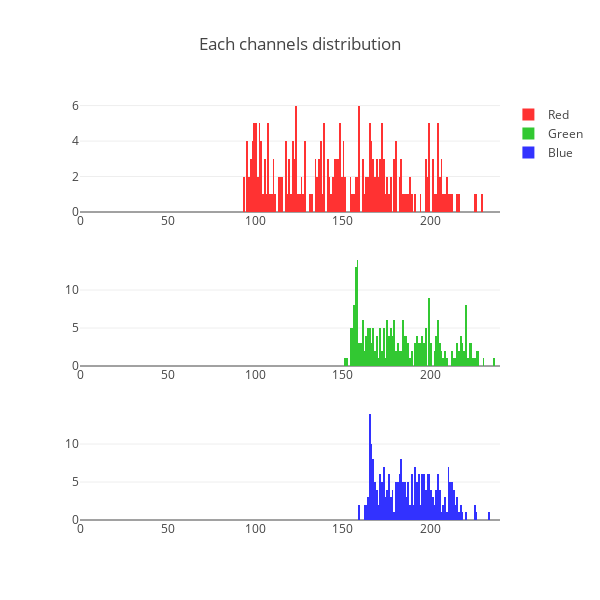

Source (notebook cell):
### Code cell
utils_visu.plot_channels_hist(orig)

### Figure 1 — Plotly figure (JSON) as saved in the notebook; plotly's stock layout.template omitted (floating-point values rounded to 4 significant figures; data arrays with more than 128 entries replaced by an {"elided": "..."} marker saying what was removed)
{"data": [{"marker": {"color": "rgb(255, 50, 50)"}, "name": "Red", "type": "histogram", "x": {"elided": "256 int values"}, "xaxis": "x1", "xbins": {"end": 255, "size": 1, "start": 0}, "yaxis": "y1"}, {"marker": {"color": "rgb(50, 200, 50)"}, "name": "Green", "type": "histogram", "x": {"elided": "256 int values"}, "xaxis": "x2", "xbins": {"end": 255, "size": 1, "start": 0}, "yaxis": "y2"}, {"marker": {"color": "rgb(50, 50, 255)"}, "name": "Blue", "type": "histogram", "x": {"elided": "256 int values"}, "xaxis": "x3", "xbins": {"end": 255, "size": 1, "start": 0}, "yaxis": "y3"}], "layout": {"height": 600, "title": "Each channels distribution", "width": 600, "xaxis1": {"anchor": "y1", "domain": [0, 1], "range": [0, 240]}, "xaxis2": {"anchor": "y2", "domain": [0, 1], "range": [0, 240]}, "xaxis3": {"anchor": "y3", "domain": [0, 1], "range": [0, 240]}, "yaxis1": {"anchor": "x1", "domain": [0.7333, 1]}, "yaxis2": {"anchor": "x2", "domain": [0.3667, 0.6333]}, "yaxis3": {"anchor": "x3", "domain": [0, 0.2667]}}}
